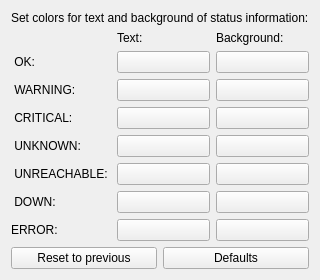
     <widget class="QWidget" name="tab_colors">
      <attribute name="title">
       <string>Colors</string>
      </attribute>
      <layout class="QGridLayout" name="gridLayout_12">
       <item row="5" column="0">
        <widget class="QLabel" name="label_color_unknown">
         <property name="text">
          <string> UNKNOWN: </string>
         </property>
        </widget>
       </item>
       <item row="4" column="0">
        <widget class="QLabel" name="label_color_critical">
         <property name="text">
          <string> CRITICAL: </string>
         </property>
        </widget>
       </item>
       <item row="6" column="2">
        <widget class="QPushButton" name="input_button_color_unreachable_background">
         <property name="text">
          <string/>
         </property>
        </widget>
       </item>
       <item row="5" column="2">
        <widget class="QPushButton" name="input_button_color_unknown_background">
         <property name="text">
          <string/>
         </property>
        </widget>
       </item>
       <item row="8" column="1">
        <widget class="QPushButton" name="input_button_color_error_text">
         <property name="text">
          <string/>
         </property>
        </widget>
       </item>
       <item row="5" column="1">
        <widget class="QPushButton" name="input_button_color_unknown_text">
         <property name="text">
          <string/>
         </property>
        </widget>
       </item>
       <item row="1" column="2">
        <widget class="QLabel" name="label_table_background">
         <property name="text">
          <string>Background:</string>
         </property>
        </widget>
       </item>
       <item row="1" column="1">
        <widget class="QLabel" name="label_table_text">
         <property name="text">
          <string>Text:</string>
         </property>
        </widget>
       </item>
       <item row="3" column="2">
        <widget class="QPushButton" name="input_button_color_warning_background">
         <property name="text">
          <string/>
         </property>
        </widget>
       </item>
       <item row="3" column="0">
        <widget class="QLabel" name="label_color_warning">
         <property name="text">
          <string> WARNING: </string>
         </property>
        </widget>
       </item>
       <item row="7" column="2">
        <widget class="QPushButton" name="input_button_color_down_background">
         <property name="text">
          <string/>
         </property>
        </widget>
       </item>
       <item row="8" column="0">
        <widget class="QLabel" name="label_color_error">
         <property name="text">
          <string>ERROR:</string>
         </property>
        </widget>
       </item>
       <item row="4" column="2">
        <widget class="QPushButton" name="input_button_color_critical_background">
         <property name="text">
          <string/>
         </property>
        </widget>
       </item>
       <item row="2" column="1">
        <widget class="QPushButton" name="input_button_color_ok_text">
         <property name="text">
          <string/>
         </property>
        </widget>
       </item>
       <item row="6" column="0">
        <widget class="QLabel" name="label_color_unreachable">
         <property name="text">
          <string> UNREACHABLE: </string>
         </property>
        </widget>
       </item>
       <item row="7" column="0">
        <widget class="QLabel" name="label_color_down">
         <property name="text">
          <string> DOWN: </string>
         </property>
        </widget>
       </item>
       <item row="2" column="0">
        <widget class="QLabel" name="label_color_ok">
         <property name="text">
          <string> OK: </string>
         </property>
        </widget>
       </item>
       <item row="10" column="1">
        <spacer name="verticalSpacer_3">
         <property name="orientation">
          <enum>Qt::Vertical</enum>
         </property>
         <property name="sizeHint" stdset="0">
          <size>
           <width>0</width>
           <height>0</height>
          </size>
         </property>
        </spacer>
       </item>
       <item row="7" column="1">
        <widget class="QPushButton" name="input_button_color_down_text">
         <property name="text">
          <string/>
         </property>
        </widget>
       </item>
       <item row="3" column="1">
        <widget class="QPushButton" name="input_button_color_warning_text">
         <property name="text">
          <string/>
         </property>
        </widget>
       </item>
       <item row="6" column="1">
        <widget class="QPushButton" name="input_button_color_unreachable_text">
         <property name="text">
          <string/>
         </property>
        </widget>
       </item>
       <item row="8" column="2">
        <widget class="QPushButton" name="input_button_color_error_background">
         <property name="text">
          <string/>
         </property>
        </widget>
       </item>
       <item row="4" column="1">
        <widget class="QPushButton" name="input_button_color_critical_text">
         <property name="text">
          <string/>
         </property>
        </widget>
       </item>
       <item row="0" column="0" colspan="3">
        <widget class="QLabel" name="label_colors">
         <property name="text">
          <string>Set colors for text and background of status information:</string>
         </property>
        </widget>
       </item>
       <item row="9" column="0" colspan="3">
        <layout class="QHBoxLayout" name="horizontalLayout_12">
         <item>
          <widget class="QPushButton" name="button_colors_reset">
           <property name="text">
            <string>Reset to previous</string>
           </property>
          </widget>
         </item>
         <item>
          <widget class="QPushButton" name="button_colors_defaults">
           <property name="text">
            <string>Defaults</string>
           </property>
          </widget>
         </item>
        </layout>
       </item>
       <item row="2" column="2">
        <widget class="QPushButton" name="input_button_color_ok_background">
         <property name="text">
          <string/>
         </property>
        </widget>
       </item>
      </layout>
     </widget>
